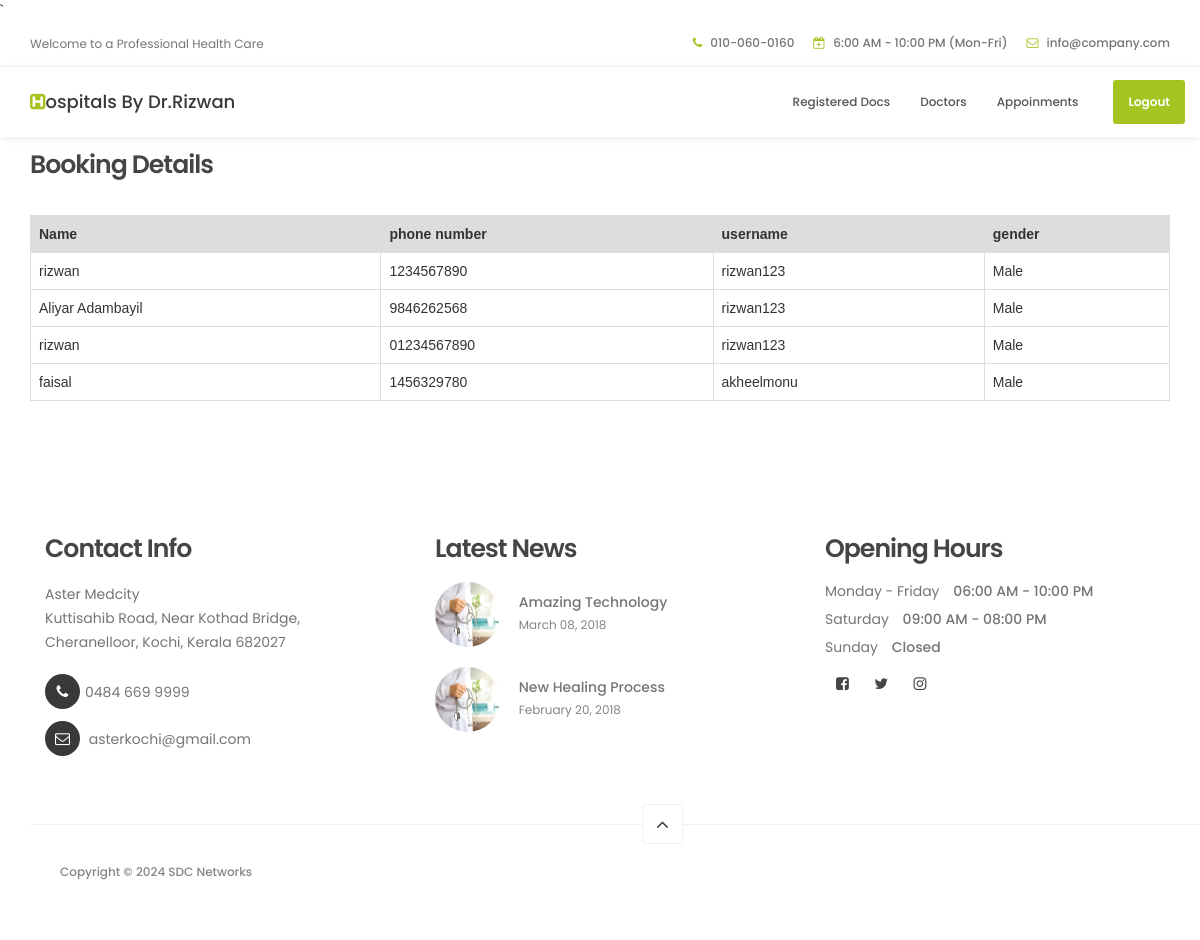
The page /adminhome on the database its author committed.
### HospitalApp/models.py (models this page shows, shortened)
class signup_db(models.Model):
    name = models.CharField(max_length=200)
    phno = models.CharField(max_length=200)
    username = models.CharField(max_length=200)
    password = models.CharField(max_length=20)
    status_choice = [('male', 'Male'), ('female', 'Female'), ('notspecified', 'Notspecified')]
    gender = models.CharField(max_length=25, choices=status_choice, default='Notspecified')

### HospitalApp/views.py (the view)
# urls.py: path("adminhome",views.adminhome),
def adminhome(request):
    d = signup_db.objects.all()
    return render(request, "adminhome.html", {'data': d})

### templates/adminhome.html (shortened to what this page needs)
<!DOCTYPE html>
<html lang="en">
<head>
     {% load static %}
     <link rel="stylesheet" href="{% static 'css/bootstrap.min.css' %}">
     <link rel="stylesheet" href="{% static 'css/font-awesome.min.css' %}">
     <link rel="stylesheet" href="{% static 'css/animate.css' %}">
     <link rel="stylesheet" href="{% static 'css/owl.carousel.css' %}">
     <link rel="stylesheet" href="{% static 'css/owl.theme.default.min.css' %}">
     <link rel="stylesheet" href="{% static 'css/tooplate-style.css' %}">
</head>
<body id="top" data-spy="scroll" data-target=".navbar-collapse" data-offset="50">
     <header>
          <div class="container">
               <div class="row">
                    <div class="col-md-4 col-sm-5">
                         <p>Welcome to a Professional Health Care</p>
                    </div>
                    <div class="col-md-8 col-sm-7 text-align-right">
                         <span class="phone-icon"><i class="fa fa-phone"></i> 010-060-0160</span>
                         <span class="date-icon"><i class="fa fa-calendar-plus-o"></i> 6:00 AM - 10:00 PM (Mon-Fri)</span>
                         <span class="email-icon"><i class="fa fa-envelope-o"></i> <a href="https://www.facebook.com/">info@company.com</a></span>
                    </div>
               </div>
          </div>
     </header>
     <section class="navbar navbar-default navbar-static-top" role="navigation">
          <div class="container">
               <div class="navbar-header">
                    <a href="index.html" class="navbar-brand"><i class="fa fa-h-square"></i>ospitals By Dr.Rizwan</a>
               </div>
               <div class="collapse navbar-collapse">
                    <ul class="nav navbar-nav navbar-right">
                         <li><a href="homepage" class="smoothScroll">Registered Docs</a></li>
                         <li><a href="./" class="smoothScroll">Doctors</a></li>
                         <li><a href="appoinments" class="smoothScroll">Appoinments</a></li>
                         <li class="appointment-btn"><a href="homepage">Logout</a></li>
                    </ul>
               </div>
          </div>
     </section>
      <section class="container">
     <h4>Booking Details</h4><BR>
     {% if data %}
     <table>
          <tr>
               <th>Name</th>
               <th>phone number</th>
               <th>username</th>
               <th>gender</th>
          </tr>
     {% for i in data %}
          <tr>
               <td>{{i.name}}</td>
               <td>{{i.phno}}</td>
               <td>{{i.username}}</td>
               <td>{{i.gender}}</td>
          </tr>
     {% endfor %}
     </table><BR><br>
     {% else %}
          <p>NO DETAILS</p>
     {% endif %}
     <footer data-stellar-background-ratio="5">
          <div class="container">
               <div class="row">
                    <div class="col-md-4 col-sm-4">
                         <div class="footer-thumb">
                              <h4 class="wow fadeInUp" data-wow-delay="0.4s">Contact Info</h4>
                              <p> Aster Medcity <br>
                              Kuttisahib Road, Near Kothad Bridge,<br> Cheranelloor, Kochi, Kerala 682027<br></p>
                              <div class="contact-info">
                                   <p><i class="fa fa-phone"></i>0484 669 9999</p>
                                   <p><i class="fa fa-envelope-o"></i> <a href="#">asterkochi@gmail.com</a></p>
                              </div>
                         </div>
                    </div>
                    <div class="col-md-4 col-sm-4">
                         <div class="footer-thumb">
                              <h4 class="wow fadeInUp" data-wow-delay="0.4s">Latest News</h4>
                              <div class="latest-stories">
                                   <div class="stories-image">
                                        <a href="#"><img src="{% static 'images/news-image.jpg' %}" class="img-responsive" alt=""></a>
                                   </div>
                                   <div class="stories-info">
                                        <a href="#"><h5>Amazing Technology</h5></a>
                                        <span>March 08, 2018</span>
                                   </div>
                              </div>
                              <div class="latest-stories">
                                   <div class="stories-image">
                                        <a href="#"><img src="{% static 'images/news-image.jpg' %}" class="img-responsive" alt=""></a>
                                   </div>
                                   <div class="stories-info">
                                        <a href="#"><h5>New Healing Process</h5></a>
                                        <span>February 20, 2018</span>
                                   </div>
                              </div>
                         </div>
                    </div>
                    <div class="col-md-4 col-sm-4">
                         <div class="footer-thumb">
                              <div class="opening-hours">
                                   <h4 class="wow fadeInUp" data-wow-delay="0.4s">Opening Hours</h4>
                                   <p>Monday - Friday <span>06:00 AM - 10:00 PM</span></p>
                                   <p>Saturday <span>09:00 AM - 08:00 PM</span></p>
                                   <p>Sunday <span>Closed</span></p>
                              </div>
                              <ul class="social-icon">
                                   <li><a href="https://www.facebook.com/tooplate" class="fa fa-facebook-square" attr="facebook icon"></a></li>
                                   <li><a href="#" class="fa fa-twitter"></a></li>
                                   <li><a href="#" class="fa fa-instagram"></a></li>
                              </ul>
                         </div>
                    </div>
                    <div class="col-md-12 col-sm-12 border-top">
                         <div class="col-md-4 col-sm-6">
                              <div class="copyright-text">
                                   <p>Copyright &copy; 2024 SDC Networks</p>
                    </div>
               </div>
                         <div class="col-md-5 col-sm-1 text-align-center">
                              <div class="angle-up-btn" >
                                  <a href="#top" class="smoothScroll wow fadeInUp" data-wow-delay="1.2s"><i class="fa fa-angle-up"></i></a>
                              </div>
                         </div>
          </div>
     </footer>
</body>
</html>

### static/css/tooplate-style.css (style rules this page uses)
body { background: #ffffff; font-family: 'Poppins', sans-serif; overflow-x: hidden; }
h1,h2,h3,h4,h5,h6 { font-weight: 600; line-height: inherit; }
h1,h2,h3,h4 { letter-spacing: -1px; }
h5 { font-weight: 500; }
h4 { color: #454545; font-size: 1.8em; padding-bottom: 2px; }
p { color: #757575; font-size: 14px; font-weight: normal; line-height: 24px; }
html { -webkit-font-smoothing: antialiased; }
a { color: #252525; -webkit-transition: 0.5s; transition: 0.5s; text-decoration: none !important; }
.text-align-right { text-align: right; }
.text-align-center { text-align: center; }
.border-top { border-top: 1px solid #f2f2f2; margin-top: 4em; padding-top: 2.5em; }
header { background: #ffffff; border-bottom: 1px solid #f2f2f2; display: flex; height: 45px; }
header .col-md-8 { padding-right: 0; }
header p, header span { font-size: 12px; line-height: 24px; padding-top: 12px; }
header a, header span { color: #747474; }
header span { font-weight: 500; display: inline-block; padding: 11px 15px; }
header span.date-icon { border-left: 1px solid #f2f2f2; border-right: 1px solid #f2f2f2; padding-right: 19px; padding-left: 19px; }
header span i { color: #a5c422; margin-right: 5px; }
.navbar-default { background: #ffffff; box-shadow: 0 2px 8px rgba(0,0,0,.075); border: none; margin-bottom: 0; padding: 10px; }
.navbar-default .navbar-brand { color: #393939; font-weight: 500; }
.navbar-default .navbar-brand .fa { color: #a5c422; }
.navbar-default .navbar-nav li.appointment-btn { margin: 3px 0 0 20px; }
.navbar-default .navbar-nav li.appointment-btn a { background: #a5c422; border-radius: 3px; color: #ffffff; font-weight: 600; padding-top: 12px; padding-bottom: 12px; }
.navbar-default .navbar-nav li a { color: #555555; font-size: 12px; font-weight: 500; padding-right: 20px; padding-left: 20px; -webkit-transition: all ease-in-out 0.4s; transition: all ease-in-out 0.4s; }
footer { padding-top: 80px; padding-bottom: 40px; }
footer h4 { padding-bottom: 5px; }
footer a { color: #757575; }
.contact-info { padding-top: 10px; }
.contact-info .fa { background: #393939; border-radius: 100%; color: #ffffff; font-size: 15px; width: 35px; height: 35px; line-height: 35px; text-align: center; margin-right: 5px; margin-bottom: 2px; }
.latest-stories { margin-bottom: 20px; }
.stories-image, .stories-info { display: inline-block; vertical-align: top; }
.stories-image img { border-radius: 100%; width: 65px; height: 65px; }
.stories-info { margin-left: 15px; }
.stories-info h5 { margin-bottom: 2px; }
.stories-info span { color: #858585; font-size: 12px; }
.opening-hours p { line-height: 18px; }
.opening-hours span { font-weight: 500; display: inline-block; padding-left: 10px; }
.copyright-text p, .footer-link a { color: #858585; font-size: 12px; font-weight: 500; }
.angle-up-btn { position: relative; bottom: 4em; display: block; }
.angle-up-btn a { background: #ffffff; border: 1px solid #f2f2f2; border-radius: 3px; font-size: 20px; color: #393939; display: inline-block; text-align: center; width: 40px; height: 40px; line-height: 38px; transition: transform 0.1s ease-in; transform: translateX(0); }
.social-icon { position: relative; padding: 0; margin: 0; }
.social-icon li { display: inline-block; list-style: none; }
.social-icon li a { border-radius: 100px; color: #464646; font-size: 15px; width: 35px; height: 35px; line-height: 35px; text-decoration: none; text-align: center; transition: all 0.4s ease-in-out; position: relative; }
@media only screen and (max-width: 1200px) { header { height: inherit; } }
@media only screen and (max-width: 1200px) { header span.date-icon { border: 0; padding-right: 0; padding-left: 0; } }
@media only screen and (max-width: 1200px) { header span.email-icon { padding-top: 0; } }
@media only screen and (max-width: 1200px) { .navbar-default .navbar-nav li a { padding-right: 15px; padding-left: 15px; } }

### templates/adminhome.html (style rules this page uses)
table { font-family: arial, sans-serif; border-collapse: collapse; width: 100%; }
td, th { border:1px solid #dddddd; text-align: left; padding:8px; }
tr:nth-child(1 ) { background-color: #dddddd; }

### rows shown on the page
signup_db: name "rizwan", phno "1234567890", username "rizwan123", gender "Male"
signup_db: name "Aliyar Adambayil", phno "9846262568", username "rizwan123", gender "Male"
signup_db: name "rizwan", phno "01234567890", username "rizwan123", gender "Male"
signup_db: name "faisal", phno "1456329780", username "akheelmonu", gender "Male"
